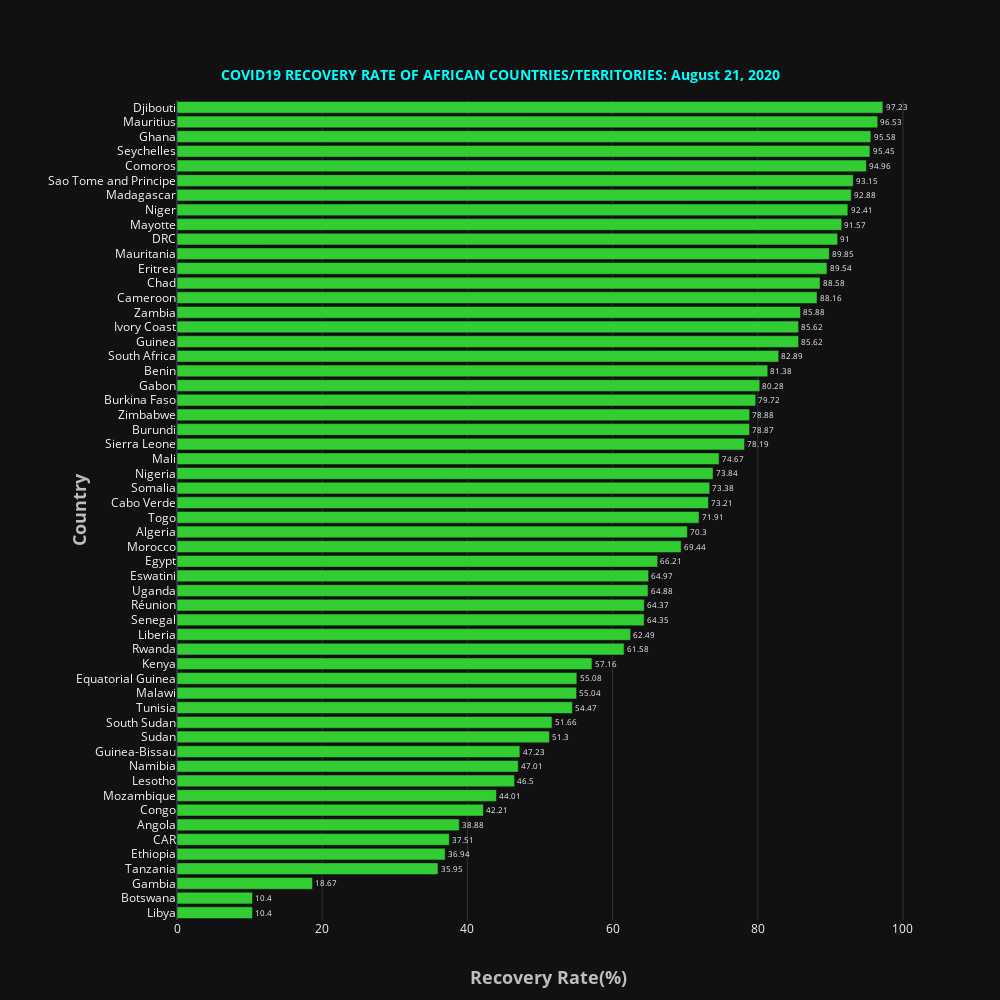

Source (notebook cell):
### Code cell
fig = go.Figure()

fig.add_trace(go.Bar(y = african_confirmed100['Country_Other'][::-1],x=african_confirmed100['RecoveryRate'][::-1],
                     text=african_confirmed100['RecoveryRate'][::-1],textposition='outside',name = "Afria",marker_color='LimeGreen',orientation='h',
#                   
))
fig.update_layout(
    template='plotly_dark',
    title={
        'text': '<b>COVID19 RECOVERY RATE OF AFRICAN COUNTRIES/TERRITORIES: '  + date_string +'</b>',
        'y':0.93,
        'x':0.5,
        'xanchor': 'center',
        'yanchor': 'top',
        'font_color':'Cyan',
        'font_size':14},
    xaxis=dict(title='<b>Recovery Rate(%)</b>',titlefont_size=18, titlefont=dict(color='#BDBDBD')),
    yaxis=dict(title='<b>Country</b>',titlefont_size=18, tickprefix="      ", titlefont=dict(color='#BDBDBD')),
    autosize=False,
    width=1000,
    height=1000,     
)

fig.show()

### Figure 1 — Plotly figure (JSON) as saved in the notebook; plotly's stock layout.template omitted (floating-point values rounded to 4 significant figures)
{"data": [{"marker": {"color": "LimeGreen"}, "name": "Afria", "orientation": "h", "text": [10.4, 10.4, 18.67, 35.95, 36.94, 37.51, 38.88, 42.21, 44.01, 46.5, 47.01, 47.23, 51.3, 51.66, 54.47, 55.04, 55.08, 57.16, 61.58, 62.49, 64.35, 64.37, 64.88, 64.97, 66.21, 69.44, 70.3, 71.91, 73.21, 73.38, 73.84, 74.67, 78.19, 78.87, 78.88, 79.72, 80.28, 81.38, 82.89, 85.62, 85.62, 85.88, 88.16, 88.58, 89.54, 89.85, 91, 91.57, 92.41, 92.88, 93.15, 94.96, 95.45, 95.58, 96.53, 97.23], "textposition": "outside", "type": "bar", "x": [10.4, 10.4, 18.67, 35.95, 36.94, 37.51, 38.88, 42.21, 44.01, 46.5, 47.01, 47.23, 51.3, 51.66, 54.47, 55.04, 55.08, 57.16, 61.58, 62.49, 64.35, 64.37, 64.88, 64.97, 66.21, 69.44, 70.3, 71.91, 73.21, 73.38, 73.84, 74.67, 78.19, 78.87, 78.88, 79.72, 80.28, 81.38, 82.89, 85.62, 85.62, 85.88, 88.16, 88.58, 89.54, 89.85, 91, 91.57, 92.41, 92.88, 93.15, 94.96, 95.45, 95.58, 96.53, 97.23], "y": ["Libya", "Botswana", "Gambia", "Tanzania", "Ethiopia", "CAR", "Angola", "Congo", "Mozambique", "Lesotho", "Namibia", "Guinea-Bissau", "Sudan", "South Sudan", "Tunisia", "Malawi", "Equatorial Guinea", "Kenya", "Rwanda", "Liberia", "Senegal", "Réunion", "Uganda", "Eswatini", "Egypt", "Morocco", "Algeria", "Togo", "Cabo Verde", "Somalia", "Nigeria", "Mali", "Sierra Leone", "Burundi", "Zimbabwe", "Burkina Faso", "Gabon", "Benin", "South Africa", "Guinea", "Ivory Coast", "Zambia", "Cameroon", "Chad", "Eritrea", "Mauritania", "DRC", "Mayotte", "Niger", "Madagascar", "Sao Tome and Principe", "Comoros", "Seychelles", "Ghana", "Mauritius", "Djibouti"]}], "layout": {"autosize": false, "height": 1000, "title": {"font": {"color": "Cyan", "size": 14}, "text": "<b>COVID19 RECOVERY RATE OF AFRICAN COUNTRIES/TERRITORIES: August 21, 2020</b>", "x": 0.5, "xanchor": "center", "y": 0.93, "yanchor": "top"}, "width": 1000, "xaxis": {"title": {"font": {"color": "#BDBDBD", "size": 18}, "text": "<b>Recovery Rate(%)</b>"}}, "yaxis": {"tickprefix": "      ", "title": {"font": {"color": "#BDBDBD", "size": 18}, "text": "<b>Country</b>"}}}}
